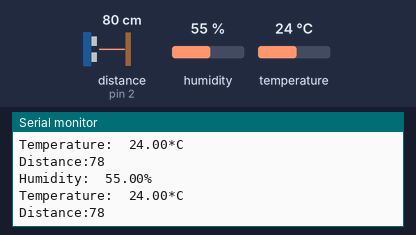
This sketch was run on a simulated Arduino Uno, built with avr-gcc and run on an emulated ATmega328P. Parts: the last lines printed to the serial monitor. Wiring (inferred from the names in the program): ultrasonic range finder: trigger pin 3; echo pin 2. The test bench sets the inputs (shaded band); at power-on: distance to the obstacle (sensor on pin 2) 80 cm, humidity 55 %, temperature 24 °C. The echo pulse lasts 58.3 µs per cm.

Above: at 5.3 s.
5.4 s: distance to the obstacle (sensor on pin 2) set to 2 cm
At 7.5 s:
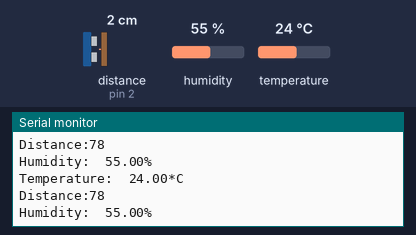
9.0 s: humidity set to 22 %
At 10.6 s:
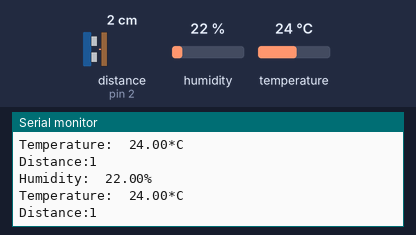
12.6 s: temperature set to 12 °C
At 16.0 s:
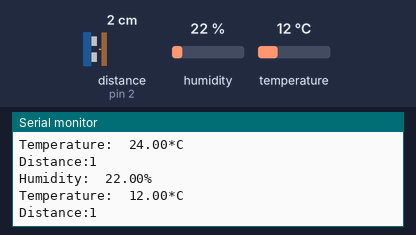
16.2 s: distance to the obstacle (sensor on pin 2) set to 4 cm
At 19.1 s:
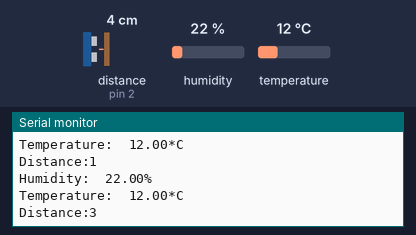
19.8 s: humidity set to 40 %
At 23.6 s:
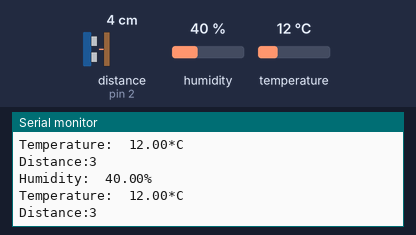
Timing chart, 0 to 24.4 s (numbered marks = the images above; inputs shaded):
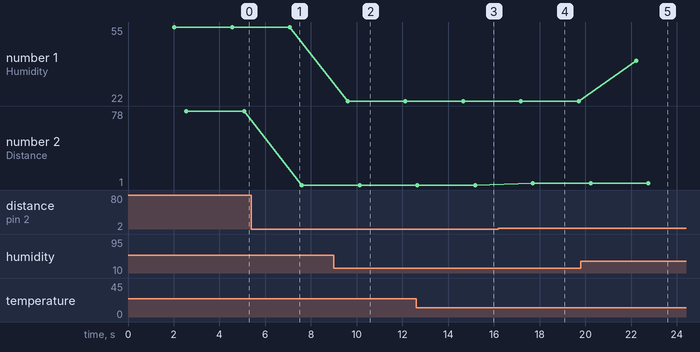

Measured:
- after the input at 9.0 s, the serial monitor: prints a new line after 0.61 s (image 2)
- after the input at 12.6 s, the serial monitor: prints a new line after 2.6 s (image 3)
- after the input at 16.2 s, the serial monitor: prints a new line after 1.5 s (image 4)
- after the input at 19.8 s, the serial monitor: prints a new line after 2.4 s (image 5)
- plotted number 1: 55 → 22 after the input at 9.0 s, 22 → 40 after the input at 19.8 s
- plotted number 2: 78 → 1 after the input at 5.4 s, 1 → 3 after the input at 16.2 s

The sketch:

DHT_AND_US.ino
```cpp
#include<Adafruit_Sensor.h>
#include"DHT.h"
#define DHTPIN 4
#define DHTTYPE DHT11
DHT dht(DHTPIN,DHTTYPE);
const int trigPin=3;
const int echoPin=2;
long duration;
int distance;

void setup() {
  Serial.begin(9600);
  Serial.println("DHT11 test!");
  dht.begin();
   pinMode(trigPin,OUTPUT);
  pinMode(echoPin,INPUT);
}

void loop() {
  delay(2000);
  float h=dht.readHumidity();
  float t=dht.readTemperature();
  Serial.print("Humidity:\t");
  Serial.print(h);
 Serial.print("%\n");
 delay(500);
 Serial.print("Temperature:\t");
 Serial.print(t);
 Serial.print("*C \n");
 digitalWrite(trigPin,LOW);
delayMicroseconds(2);
digitalWrite(trigPin,HIGH);
delayMicroseconds(10);
digitalWrite(trigPin,LOW);

duration=pulseIn(echoPin,HIGH);
distance=duration*0.034/2;
Serial.print("Distance:");
Serial.print(distance);
Serial.print("\n");
}
```
